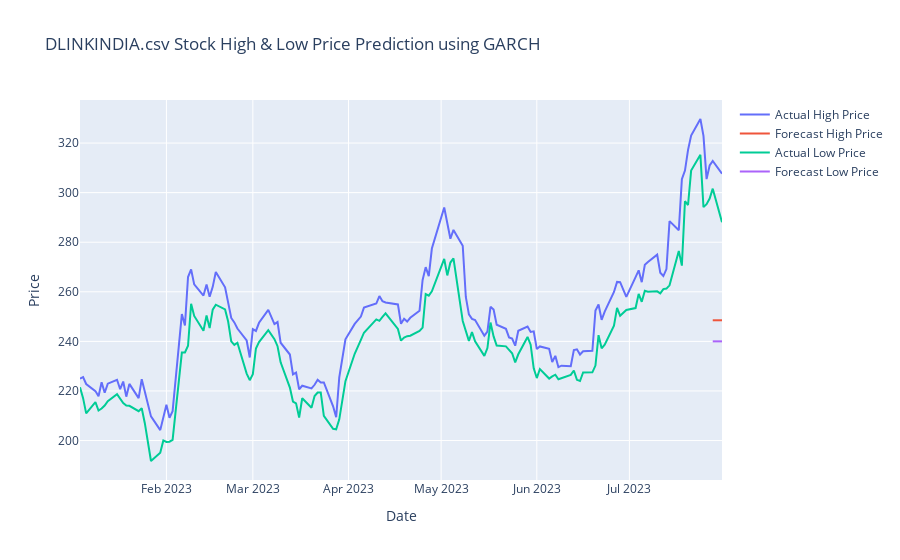

Source (notebook cell):
### Code cell
# Create Plotly graph
fig = go.Figure()
fig.add_trace(go.Scatter(x=data.index, y=data['high'], name='Actual High Price'))
fig.add_trace(go.Scatter(x=data.index, y=data['forecast_high'], name='Forecast High Price'))
fig.add_trace(go.Scatter(x=data.index, y=data['low'], name='Actual Low Price'))
fig.add_trace(go.Scatter(x=data.index, y=data['forecast_low'], name='Forecast Low Price'))
fig.update_layout(title=f'{file_name} Stock High & Low Price Prediction using GARCH', xaxis_title='Date', yaxis_title='Price')
fig.show()

### Figure 1 — Plotly figure (JSON) as saved in the notebook; plotly's stock layout.template omitted (floating-point values rounded to 4 significant figures; data arrays with more than 128 entries replaced by an {"elided": "..."} marker saying what was removed)
{"data": [{"name": "Actual High Price", "type": "scatter", "x": {"elided": "141 str values"}, "y": {"elided": "141 float values"}}, {"name": "Forecast High Price", "type": "scatter", "x": {"elided": "141 str values"}, "y": {"elided": "141 float values"}}, {"name": "Actual Low Price", "type": "scatter", "x": {"elided": "141 str values"}, "y": {"elided": "141 float values"}}, {"name": "Forecast Low Price", "type": "scatter", "x": {"elided": "141 str values"}, "y": {"elided": "141 float values"}}], "layout": {"title": {"text": "DLINKINDIA.csv Stock High & Low Price Prediction using GARCH"}, "xaxis": {"title": {"text": "Date"}}, "yaxis": {"title": {"text": "Price"}}}}
